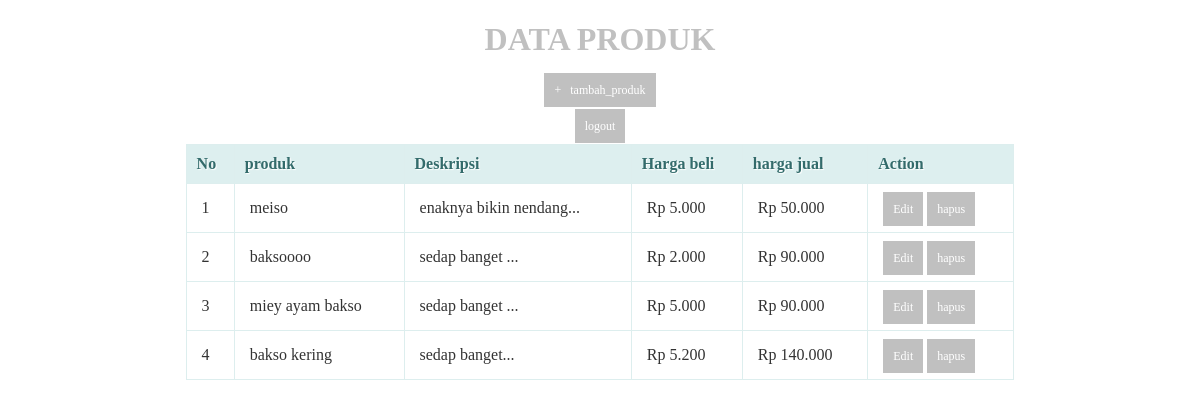
Page /halaman_admin1.php on the committed database.
### tables this page shows
CREATE TABLE `produk` (
  `id` int(11) NOT NULL,
  `nama_produk` varchar(255) NOT NULL,
  `deskripsi` text NOT NULL,
  `harga_beli` int(11) NOT NULL,
  `harga_jual` int(11) NOT NULL
);

### halaman_admin1.php (the view, shortened to what this page needs)
<!DOCTYPE html>
<html>
<head>
</head>
<body>
<center><h1> DATA PRODUK</h1></center>
<center><a href="tambah_produk.php">+ &nbsp; tambah_produk</a></center>
<br>
<center><a href="logout.php"> logout</a></center>
<table>
<thead>
<tr>
    <th>No</th>
    <th>produk</th>
    <th>Deskripsi</th>
    <th>Harga beli</th>
    <th>harga jual</th>
    <th>Action</th>
</tr>
</thead>
<tbody>
<?php
    $query ="SELECT * FROM produk ORDER BY id ASC";
    $result = mysqli_query($koneksi, $query);
    $no = 1;
    while($row = mysqli_fetch_assoc($result))
    {
        ?>
        <tr>
            <td><?php echo $no; ?></td>
            <td><?php echo $row['nama_produk']; ?></td>
            <td><?php echo substr($row['deskripsi'], 0, 25); ?>...</td>
            <td>Rp <?php echo number_format($row['harga_beli'], 0,',','.'); ?></td>
            <td>Rp <?php echo number_format($row['harga_jual'], 0,',','.'); ?></td>
            <td>
                <a href="formedit4.php?id=<?php echo $row['id'];?>"> Edit</a>
                <a href="hapus.php?id=<?php echo $row['id'];?>" onclick="return confirm('anda yakin ingin hapus data ini?')">hapus</a>
            </td>
        </tr>
        <?php
    $no++;
    }
?>
</tbody>
</table>
</body>
</html>

### halaman_admin1.php (style rules this page uses)
* { font-family: "Trebuchet MS"; }
h1 { text-transform: uppercase; color: #c0c0c0; }
table { border: 1px solid #ddeeee; border-collapse: collapse; border-spacing: 0; width :70%; margin: 10px auto 20px auto; }
table thead th { background-color: #ddefef; border: 1px solid #ddeeee; color:#336b6b; padding: 10px; text-align: left; text-shadow: 1px 1px 1px #fff; }
table tbody td { border: 1px solid #ddeeee; color: #333; padding: 15px; }
a { background-color: #c0c0c0; color: #fff; padding: 10px; font-size:12px; text-decoration:none; }

### rows in the picture
produk: nama_produk "meiso", deskripsi "enaknya bikin nendang", harga_beli "5.000", harga_jual "50.000"
produk: nama_produk "baksoooo", deskripsi "sedap banget", harga_beli "2.000", harga_jual "90.000"
produk: nama_produk "miey ayam bakso", deskripsi "sedap banget", harga_beli "5.000", harga_jual "90.000"
produk: nama_produk "bakso kering", deskripsi "sedap banget", harga_beli "5.200", harga_jual "140.000"
